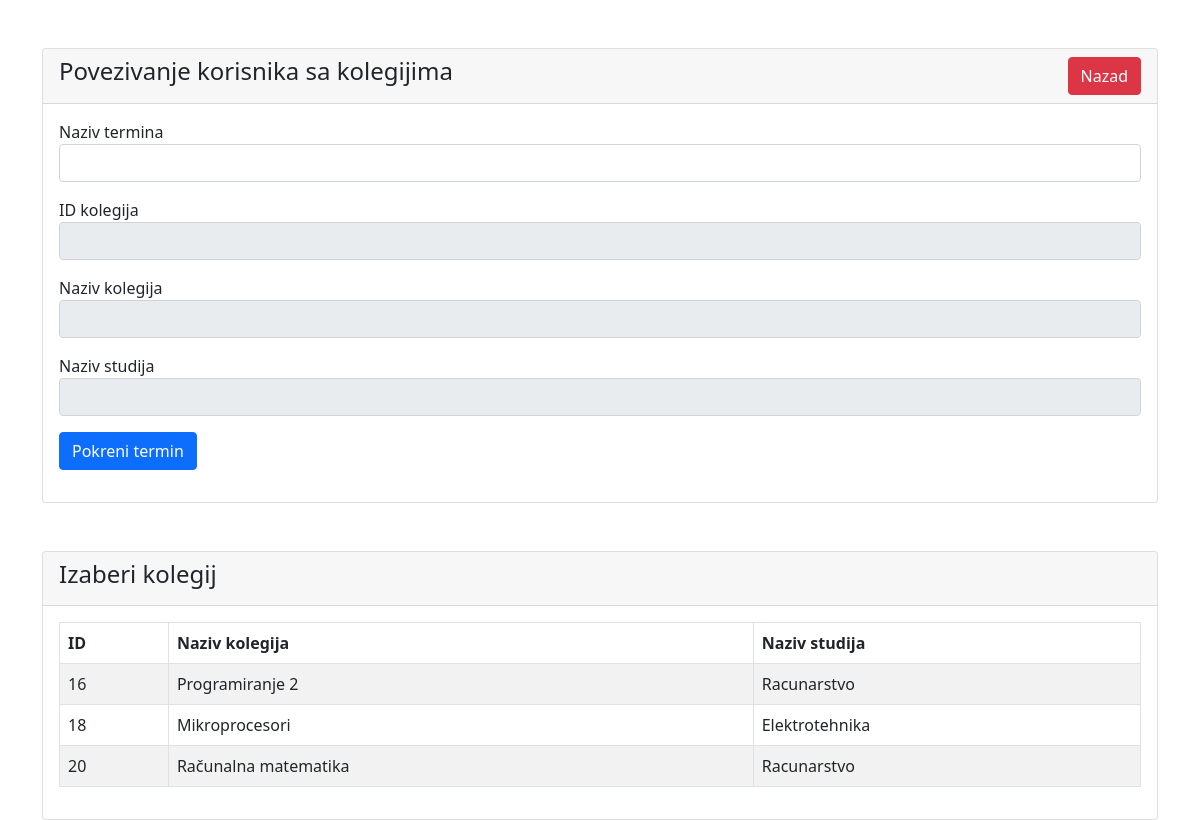
Screenshot of /forProfessor/terminStart.php (signed in) with the database file from the repository.
### tables this page shows
CREATE TABLE `kolegij` (
  `id` int(11) NOT NULL,
  `naziv` varchar(100) NOT NULL,
  `studij_id` int(11) NOT NULL
);

CREATE TABLE `studij` (
  `id` int(11) NOT NULL,
  `naziv` varchar(150) NOT NULL
);

### forProfessor/terminStart.php (the view, shortened to what this page needs)
<?php
  include "../php/db_conn.php";
  if (isset($_SESSION['name']) && isset($_SESSION['id'])) {   ?>
<!DOCTYPE html>
<html lang="en">
<head>
  <link href="https://cdn.jsdelivr.net/npm/bootstrap@5.0.2/dist/css/bootstrap.min.css" rel="stylesheet">
</head>
<body>
<div class="container mt-5 ">
	<div class="row">
		<div class="col-md-12">
			<div class="card">
				<div class="card-header">
					<h4>Povezivanje korisnika sa kolegijima
						<a href="./terminTable.php" class="btn btn-danger float-end">Nazad</a>
					</h4>
				</div>
				<div class="card-body">
					<form action="terminEnd.php" method="POST">
					<div class="mb-3">
							<label>Naziv termina</label>
							<input type="text" name="termin_naziv" class="form-control" id="">
						</div>
            <div class="mb-3">
							<label>ID kolegija</label>
							<input type="text" name="kolegij_id" class="form-control" id="kolegij_id" readonly>
						</div>
            <div class="mb-3">
							<label>Naziv kolegija</label>
							<input type="text" name="kolegij_naziv" class="form-control" id="kolegij_naziv" readonly>
						</div>
            <div class="mb-3">
							<label>Naziv studija</label>
							<input type="text" name="studij_naziv" class="form-control" id="studij_naziv" readonly>
						</div>
            <div class="mb-3">
							<button type="submit" name="startTheTermin" class="btn btn-primary">Pokreni termin</button>
						</div>
					</form>
				</div>
			</div>
		</div>
	</div>
</div>
<div class="container mt-5">
    <div class="row">
      <div class="col">
        <div class="card">
          <div class="card-header">
            <h4>
              Izaberi kolegij
            </h4>
          </div>
          <div class="card-body">
					<table class="table table-bordered table-striped" id="tablicaKolegiji">
            <thead>
              <tr>
                <th>ID</th>
                <th>Naziv kolegija</th>
                <th>Naziv studija</th>
              </tr>
            </thead>
            <tbody>
            <?php
							$profesor_id = $_SESSION['id'];
              $query = "select k.id as 'kolegij_id', k.naziv as 'nazivKolegija', s.naziv as 'nazivStudija', v.profesor_id
							FROM kolegij k
							JOIN studij s ON k.studij_id = s.id
							JOIN veza v ON v.kolegij_id = k.id
							WHERE v.profesor_id = '$profesor_id' ";
              $query_run = mysqli_query($conn, $query);
              if(mysqli_num_rows($query_run) > 0){
                foreach($query_run as $kolegij){
                ?>
                  <tr>
                    <td><?= $kolegij['kolegij_id']; ?></td>
                    <td><?= $kolegij['nazivKolegija']; ?></td>
                    <td><?= $kolegij['nazivStudija']; ?></td>
                  </tr>
                <?php
                }
              }
              else{
                echo "<h5>Nema korisnika u bazi!</h5>";
              }
            ?>
            </tbody>
           </table>
          </div>
      </div>
    </div>
  </div>
</div>
</body>
</html>
<?php }else{
	header("Location: ../index.php");
} ?>

### rows the page displays
kolegij: id "16", naziv "Programiranje 2", studij.naziv "Racunarstvo"
kolegij: id "18", naziv "Mikroprocesori", studij.naziv "Elektrotehnika"
kolegij: id "20", naziv "Računalna matematika", studij.naziv "Racunarstvo"
